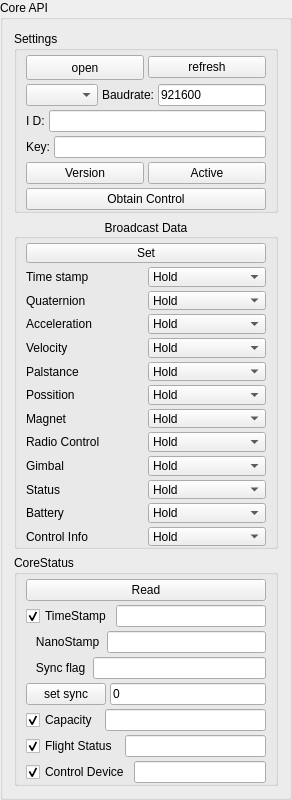
         <widget class="QGroupBox" name="groupBox_2">
          <property name="minimumSize">
           <size>
            <width>240</width>
            <height>800</height>
           </size>
          </property>
          <property name="maximumSize">
           <size>
            <width>320</width>
            <height>800</height>
           </size>
          </property>
          <property name="title">
           <string>Core API</string>
          </property>
          <layout class="QVBoxLayout" name="verticalLayout_47">
           <item>
            <widget class="QGroupBox" name="groupBo003">
             <property name="title">
              <string>Settings</string>
             </property>
             <layout class="QVBoxLayout" name="verticalLayout_4">
              <property name="spacing">
               <number>4</number>
              </property>
              <property name="leftMargin">
               <number>9</number>
              </property>
              <property name="topMargin">
               <number>4</number>
              </property>
              <property name="rightMargin">
               <number>9</number>
              </property>
              <property name="bottomMargin">
               <number>0</number>
              </property>
              <item>
               <layout class="QVBoxLayout" name="verticalLayout_3">
                <item>
                 <layout class="QHBoxLayout" name="horizontalLayout">
                  <item>
                   <widget class="QPushButton" name="btn_portOpen">
                    <property name="minimumSize">
                     <size>
                      <width>0</width>
                      <height>25</height>
                     </size>
                    </property>
                    <property name="maximumSize">
                     <size>
                      <width>500</width>
                      <height>16777215</height>
                     </size>
                    </property>
                    <property name="text">
                     <string>open</string>
                    </property>
                   </widget>
                  </item>
                  <item>
                   <widget class="QPushButton" name="btn_portRefresh">
                    <property name="text">
                     <string>refresh</string>
                    </property>
                   </widget>
                  </item>
                 </layout>
                </item>
                <item>
                 <layout class="QHBoxLayout" name="horizontalLayout_2">
                  <item>
                   <widget class="QComboBox" name="comboBox_portName"/>
                  </item>
                  <item>
                   <widget class="QLabel" name="label">
                    <property name="text">
                     <string>Baudrate:</string>
                    </property>
                   </widget>
                  </item>
                  <item>
                   <widget class="QLineEdit" name="lineEdit_portBaudrate">
                    <property name="text">
                     <string>921600</string>
                    </property>
                   </widget>
                  </item>
                 </layout>
                </item>
               </layout>
              </item>
              <item>
               <layout class="QHBoxLayout" name="horizontalLayout_3">
                <item>
                 <widget class="QLabel" name="label_2">
                  <property name="text">
                   <string>I D:</string>
                  </property>
                 </widget>
                </item>
                <item>
                 <widget class="QLineEdit" name="lineEdit_ID"/>
                </item>
               </layout>
              </item>
              <item>
               <layout class="QHBoxLayout" name="horizontalLayout_4">
                <item>
                 <widget class="QLabel" name="label_3">
                  <property name="text">
                   <string>Key:</string>
                  </property>
                 </widget>
                </item>
                <item>
                 <widget class="QLineEdit" name="lineEdit_Key">
                  <property name="text">
                   <string/>
                  </property>
                  <property name="clearButtonEnabled">
                   <bool>false</bool>
                  </property>
                 </widget>
                </item>
               </layout>
              </item>
              <item>
               <layout class="QHBoxLayout" name="horizontalLayout_46">
                <item>
                 <widget class="QPushButton" name="btn_coreVersion">
                  <property name="text">
                   <string>Version</string>
                  </property>
                 </widget>
                </item>
                <item>
                 <widget class="QPushButton" name="btn_coreActive">
                  <property name="text">
                   <string>Active</string>
                  </property>
                 </widget>
                </item>
               </layout>
              </item>
              <item>
               <widget class="QPushButton" name="btn_coreSetControl">
                <property name="text">
                 <string>Obtain Control</string>
                </property>
               </widget>
              </item>
             </layout>
            </widget>
           </item>
           <item>
            <widget class="QGroupBox" name="gb_CoreData">
             <property name="title">
              <string>Broadcast Data</string>
             </property>
             <property name="alignment">
              <set>Qt::AlignCenter</set>
             </property>
             <layout class="QVBoxLayout" name="verticalLayout_33">
              <property name="spacing">
               <number>4</number>
              </property>
              <property name="leftMargin">
               <number>9</number>
              </property>
              <property name="topMargin">
               <number>4</number>
              </property>
              <property name="rightMargin">
               <number>9</number>
              </property>
              <property name="bottomMargin">
               <number>0</number>
              </property>
              <item>
               <widget class="QPushButton" name="btn_coreSet">
                <property name="text">
                 <string>Set</string>
                </property>
               </widget>
              </item>
              <item>
               <layout class="QHBoxLayout" name="horizontalLayout_25">
                <item>
                 <widget class="QLabel" name="label_15">
                  <property name="text">
                   <string>Time stamp</string>
                  </property>
                 </widget>
                </item>
                <item>
                 <widget class="QComboBox" name="comboBox_1">
                  <property name="currentText">
                   <string>Hold</string>
                  </property>
                  <property name="currentIndex">
                   <number>5</number>
                  </property>
                  <item>
                   <property name="text">
                    <string>0Hz</string>
                   </property>
                  </item>
                  <item>
                   <property name="text">
                    <string>1Hz</string>
                   </property>
                  </item>
                  <item>
                   <property name="text">
                    <string>10Hz</string>
                   </property>
                  </item>
                  <item>
                   <property name="text">
                    <string>50Hz</string>
                   </property>
                  </item>
                  <item>
                   <property name="text">
                    <string>100Hz</string>
                   </property>
                  </item>
                  <item>
                   <property name="text">
                    <string>Hold</string>
                   </property>
                  </item>
                 </widget>
                </item>
               </layout>
              </item>
              <item>
               <layout class="QHBoxLayout" name="horizontalLayout_26">
                <item>
                 <widget class="QLabel" name="label_16">
                  <property name="text">
                   <string>Quaternion</string>
                  </property>
                 </widget>
                </item>
                <item>
                 <widget class="QComboBox" name="comboBox_2">
                  <property name="currentText">
                   <string>Hold</string>
                  </property>
                  <property name="currentIndex">
                   <number>5</number>
                  </property>
                  <item>
                   <property name="text">
                    <string>0Hz</string>
                   </property>
                  </item>
                  <item>
                   <property name="text">
                    <string>1Hz</string>
                   </property>
                  </item>
                  <item>
                   <property name="text">
                    <string>10Hz</string>
                   </property>
                  </item>
                  <item>
                   <property name="text">
                    <string>50Hz</string>
                   </property>
                  </item>
                  <item>
                   <property name="text">
                    <string>100Hz</string>
                   </property>
                  </item>
                  <item>
                   <property name="text">
                    <string>Hold</string>
                   </property>
                  </item>
                 </widget>
                </item>
               </layout>
              </item>
              <item>
               <layout class="QHBoxLayout" name="horizontalLayout_27">
                <item>
                 <widget class="QLabel" name="label_17">
                  <property name="text">
                   <string>Acceleration</string>
                  </property>
                 </widget>
                </item>
                <item>
                 <widget class="QComboBox" name="comboBox_3">
                  <property name="currentText">
                   <string>Hold</string>
                  </property>
                  <property name="currentIndex">
                   <number>5</number>
                  </property>
                  <item>
                   <property name="text">
                    <string>0Hz</string>
                   </property>
                  </item>
                  <item>
                   <property name="text">
                    <string>1Hz</string>
                   </property>
                  </item>
                  <item>
                   <property name="text">
                    <string>10Hz</string>
                   </property>
                  </item>
                  <item>
                   <property name="text">
                    <string>50Hz</string>
                   </property>
                  </item>
                  <item>
                   <property name="text">
                    <string>100Hz</string>
                   </property>
                  </item>
                  <item>
                   <property name="text">
                    <string>Hold</string>
                   </property>
                  </item>
                 </widget>
                </item>
               </layout>
              </item>
              <item>
               <layout class="QHBoxLayout" name="horizontalLayout_28">
                <item>
                 <widget class="QLabel" name="label_18">
                  <property name="text">
                   <string>Velocity</string>
                  </property>
                 </widget>
                </item>
                <item>
                 <widget class="QComboBox" name="comboBox_4">
                  <property name="currentText">
                   <string>Hold</string>
                  </property>
                  <property name="currentIndex">
                   <number>5</number>
                  </property>
                  <item>
                   <property name="text">
                    <string>0Hz</string>
                   </property>
                  </item>
                  <item>
                   <property name="text">
                    <string>1Hz</string>
                   </property>
                  </item>
                  <item>
                   <property name="text">
                    <string>10Hz</string>
                   </property>
                  </item>
                  <item>
                   <property name="text">
                    <string>50Hz</string>
                   </property>
                  </item>
                  <item>
                   <property name="text">
                    <string>100Hz</string>
                   </property>
                  </item>
                  <item>
                   <property name="text">
                    <string>Hold</string>
                   </property>
                  </item>
                 </widget>
                </item>
               </layout>
              </item>
              <item>
               <layout class="QHBoxLayout" name="horizontalLayout_29">
                <item>
                 <widget class="QLabel" name="label_19">
                  <property name="text">
                   <string>Palstance</string>
                  </property>
                 </widget>
                </item>
                <item>
                 <widget class="QComboBox" name="comboBox_5">
                  <property name="currentText">
                   <string>Hold</string>
                  </property>
                  <property name="currentIndex">
                   <number>5</number>
                  </property>
                  <item>
                   <property name="text">
                    <string>0Hz</string>
                   </property>
                  </item>
                  <item>
                   <property name="text">
                    <string>1Hz</string>
                   </property>
                  </item>
                  <item>
                   <property name="text">
                    <string>10Hz</string>
                   </property>
                  </item>
                  <item>
                   <property name="text">
                    <string>50Hz</string>
                   </property>
                  </item>
                  <item>
                   <property name="text">
                    <string>100Hz</string>
                   </property>
                  </item>
                  <item>
                   <property name="text">
                    <string>Hold</string>
                   </property>
                  </item>
                 </widget>
                </item>
               </layout>
              </item>
              <item>
               <layout class="QHBoxLayout" name="horizontalLayout_30">
                <item>
                 <widget class="QLabel" name="label_20">
                  <property name="text">
                   <string>Possition</string>
                  </property>
                 </widget>
                </item>
                <item>
                 <widget class="QComboBox" name="comboBox_6">
                  <property name="currentText">
                   <string>Hold</string>
                  </property>
                  <property name="currentIndex">
                   <number>5</number>
                  </property>
                  <item>
                   <property name="text">
                    <string>0Hz</string>
                   </property>
                  </item>
                  <item>
                   <property name="text">
                    <string>1Hz</string>
                   </property>
                  </item>
                  <item>
                   <property name="text">
                    <string>10Hz</string>
                   </property>
                  </item>
                  <item>
                   <property name="text">
                    <string>50Hz</string>
                   </property>
                  </item>
                  <item>
                   <property name="text">
                    <string>100Hz</string>
                   </property>
                  </item>
                  <item>
                   <property name="text">
                    <string>Hold</string>
                   </property>
                  </item>
                 </widget>
                </item>
               </layout>
              </item>
              <item>
               <layout class="QHBoxLayout" name="horizontalLayout_31">
                <item>
                 <widget class="QLabel" name="label_21">
                  <property name="text">
                   <string>Magnet</string>
                  </property>
                 </widget>
                </item>
                <item>
                 <widget class="QComboBox" name="comboBox_7">
                  <property name="currentText">
                   <string>Hold</string>
                  </property>
                  <property name="currentIndex">
                   <number>5</number>
                  </property>
                  <item>
                   <property name="text">
                    <string>0Hz</string>
                   </property>
                  </item>
                  <item>
                   <property name="text">
                    <string>1Hz</string>
                   </property>
                  </item>
                  <item>
                   <property name="text">
                    <string>10Hz</string>
                   </property>
                  </item>
                  <item>
                   <property name="text">
                    <string>50Hz</string>
                   </property>
                  </item>
                  <item>
                   <property name="text">
                    <string>100Hz</string>
                   </property>
                  </item>
                  <item>
                   <property name="text">
                    <string>Hold</string>
                   </property>
                  </item>
                 </widget>
                </item>
               </layout>
              </item>
              <item>
               <layout class="QHBoxLayout" name="horizontalLayout_32">
                <item>
                 <widget class="QLabel" name="label_22">
                  <property name="text">
                   <string>Radio Control</string>
                  </property>
                 </widget>
                </item>
                <item>
                 <widget class="QComboBox" name="comboBox_8">
                  <property name="currentText">
                   <string>Hold</string>
                  </property>
                  <property name="currentIndex">
                   <number>5</number>
                  </property>
                  <item>
                   <property name="text">
                    <string>0Hz</string>
                   </property>
                  </item>
                  <item>
                   <property name="text">
                    <string>1Hz</string>
                   </property>
                  </item>
                  <item>
                   <property name="text">
                    <string>10Hz</string>
                   </property>
                  </item>
                  <item>
                   <property name="text">
                    <string>50Hz</string>
                   </property>
                  </item>
                  <item>
                   <property name="text">
                    <string>100Hz</string>
                   </property>
                  </item>
                  <item>
                   <property name="text">
                    <string>Hold</string>
                   </property>
                  </item>
                 </widget>
                </item>
               </layout>
              </item>
              <item>
               <layout class="QHBoxLayout" name="horizontalLayout_33">
                <item>
                 <widget class="QLabel" name="label_23">
                  <property name="text">
                   <string>Gimbal</string>
                  </property>
                 </widget>
                </item>
                <item>
                 <widget class="QComboBox" name="comboBox_9">
                  <property name="currentText">
                   <string>Hold</string>
                  </property>
                  <property name="currentIndex">
                   <number>5</number>
                  </property>
                  <item>
                   <property name="text">
                    <string>0Hz</string>
                   </property>
                  </item>
                  <item>
                   <property name="text">
                    <string>1Hz</string>
                   </property>
                  </item>
                  <item>
                   <property name="text">
                    <string>10Hz</string>
                   </property>
                  </item>
                  <item>
                   <property name="text">
                    <string>50Hz</string>
                   </property>
                  </item>
                  <item>
                   <property name="text">
                    <string>100Hz</string>
                   </property>
                  </item>
                  <item>
                   <property name="text">
                    <string>Hold</string>
                   </property>
                  </item>
                 </widget>
                </item>
               </layout>
              </item>
              <item>
               <layout class="QHBoxLayout" name="horizontalLayout_34">
                <item>
                 <widget class="QLabel" name="label_24">
                  <property name="text">
                   <string>Status</string>
                  </property>
                 </widget>
                </item>
                <item>
                 <widget class="QComboBox" name="comboBox_10">
                  <property name="currentText">
                   <string>Hold</string>
                  </property>
                  <property name="currentIndex">
                   <number>5</number>
                  </property>
                  <item>
                   <property name="text">
                    <string>0Hz</string>
                   </property>
                  </item>
                  <item>
                   <property name="text">
                    <string>1Hz</string>
                   </property>
                  </item>
                  <item>
                   <property name="text">
                    <string>10Hz</string>
                   </property>
                  </item>
                  <item>
                   <property name="text">
                    <string>50Hz</string>
                   </property>
                  </item>
                  <item>
                   <property name="text">
                    <string>100Hz</string>
                   </property>
                  </item>
                  <item>
                   <property name="text">
                    <string>Hold</string>
                   </property>
                  </item>
                 </widget>
                </item>
               </layout>
              </item>
              <item>
               <layout class="QHBoxLayout" name="horizontalLayout_35">
                <item>
                 <widget class="QLabel" name="label_25">
                  <property name="text">
                   <string>Battery</string>
                  </property>
                 </widget>
                </item>
                <item>
                 <widget class="QComboBox" name="comboBox_11">
                  <property name="currentText">
                   <string>Hold</string>
                  </property>
                  <property name="currentIndex">
                   <number>5</number>
                  </property>
                  <item>
                   <property name="text">
                    <string>0Hz</string>
                   </property>
                  </item>
                  <item>
                   <property name="text">
                    <string>1Hz</string>
                   </property>
                  </item>
                  <item>
                   <property name="text">
                    <string>10Hz</string>
                   </property>
                  </item>
                  <item>
                   <property name="text">
                    <string>50Hz</string>
                   </property>
                  </item>
                  <item>
                   <property name="text">
                    <string>100Hz</string>
                   </property>
                  </item>
                  <item>
                   <property name="text">
                    <string>Hold</string>
                   </property>
                  </item>
                 </widget>
                </item>
               </layout>
              </item>
              <item>
               <layout class="QHBoxLayout" name="horizontalLayout_36">
                <item>
                 <widget class="QLabel" name="label_26">
                  <property name="text">
                   <string>Control Info</string>
                  </property>
                 </widget>
                </item>
                <item>
                 <widget class="QComboBox" name="comboBox_12">
                  <property name="currentText">
                   <string>Hold</string>
                  </property>
                  <property name="currentIndex">
                   <number>5</number>
                  </property>
                  <item>
                   <property name="text">
                    <string>0Hz</string>
                   </property>
                  </item>
                  <item>
                   <property name="text">
                    <string>1Hz</string>
                   </property>
                  </item>
                  <item>
                   <property name="text">
                    <string>10Hz</string>
                   </property>
                  </item>
                  <item>
                   <property name="text">
                    <string>50Hz</string>
                   </property>
                  </item>
                  <item>
                   <property name="text">
                    <string>100Hz</string>
                   </property>
                  </item>
                  <item>
                   <property name="text">
                    <string>Hold</string>
                   </property>
                  </item>
                 </widget>
                </item>
               </layout>
              </item>
             </layout>
            </widget>
           </item>
           <item>
            <widget class="QGroupBox" name="groupBox_23">
             <property name="maximumSize">
              <size>
               <width>16777215</width>
               <height>16777215</height>
              </size>
             </property>
             <property name="title">
              <string>CoreStatus</string>
             </property>
             <layout class="QVBoxLayout" name="verticalLayout">
              <property name="spacing">
               <number>4</number>
              </property>
              <property name="leftMargin">
               <number>9</number>
              </property>
              <property name="topMargin">
               <number>4</number>
              </property>
              <property name="rightMargin">
               <number>9</number>
              </property>
              <property name="bottomMargin">
               <number>0</number>
              </property>
              <item>
               <layout class="QHBoxLayout" name="horizontalLayout_57">
                <item>
                 <widget class="QPushButton" name="btn_coreRead">
                  <property name="text">
                   <string>Read</string>
                  </property>
                 </widget>
                </item>
               </layout>
              </item>
              <item>
               <layout class="QHBoxLayout" name="horizontalLayout_115">
                <item>
                 <widget class="QCheckBox" name="cb_coreTimeStamp">
                  <property name="text">
                   <string>TimeStamp</string>
                  </property>
                  <property name="checked">
                   <bool>true</bool>
                  </property>
                  <property name="autoRepeat">
                   <bool>false</bool>
                  </property>
                  <property name="autoExclusive">
                   <bool>false</bool>
                  </property>
                 </widget>
                </item>
                <item>
                 <widget class="QLineEdit" name="le_coreTimeStamp">
                  <property name="readOnly">
                   <bool>true</bool>
                  </property>
                 </widget>
                </item>
               </layout>
              </item>
              <item>
               <layout class="QHBoxLayout" name="horizontalLayout_116">
                <item>
                 <widget class="QLabel" name="label_14">
                  <property name="text">
                   <string>   NanoStamp </string>
                  </property>
                 </widget>
                </item>
                <item>
                 <widget class="QLineEdit" name="le_coreNanoStamp">
                  <property name="readOnly">
                   <bool>true</bool>
                  </property>
                 </widget>
                </item>
               </layout>
              </item>
              <item>
               <layout class="QHBoxLayout" name="horizontalLayout_114">
                <item>
                 <widget class="QLabel" name="label_36">
                  <property name="text">
                   <string>   Sync flag </string>
                  </property>
                 </widget>
                </item>
                <item>
                 <widget class="QLineEdit" name="le_coreSyncFlag">
                  <property name="readOnly">
                   <bool>true</bool>
                  </property>
                 </widget>
                </item>
               </layout>
              </item>
              <item>
               <layout class="QHBoxLayout" name="horizontalLayout_127">
                <item>
                 <widget class="QPushButton" name="btn_core_setSync">
                  <property name="minimumSize">
                   <size>
                    <width>78</width>
                    <height>0</height>
                   </size>
                  </property>
                  <property name="text">
                   <string>set sync</string>
                  </property>
                 </widget>
                </item>
                <item>
                 <widget class="QLineEdit" name="le_coreSyncFeq">
                  <property name="maximumSize">
                   <size>
                    <width>16777215</width>
                    <height>16777215</height>
                   </size>
                  </property>
                  <property name="text">
                   <string>0</string>
                  </property>
                  <property name="readOnly">
                   <bool>false</bool>
                  </property>
                 </widget>
                </item>
               </layout>
              </item>
              <item>
               <layout class="QHBoxLayout" name="horizontalLayout_95">
                <item>
                 <widget class="QCheckBox" name="cb_coreCapacity">
                  <property name="text">
                   <string>Capacity </string>
                  </property>
                  <property name="checked">
                   <bool>true</bool>
                  </property>
                 </widget>
                </item>
                <item>
                 <widget class="QLineEdit" name="le_coreCapacity">
                  <property name="readOnly">
                   <bool>true</bool>
                  </property>
                 </widget>
                </item>
               </layout>
              </item>
              <item>
               <layout class="QHBoxLayout" name="horizontalLayout_111">
                <item>
                 <widget class="QCheckBox" name="cb_coreFlightStatus">
                  <property name="text">
                   <string>Flight Status </string>
                  </property>
                  <property name="checked">
                   <bool>true</bool>
                  </property>
                 </widget>
                </item>
                <item>
                 <widget class="QLineEdit" name="le_coreFlightStatus">
                  <property name="readOnly">
                   <bool>true</bool>
                  </property>
                 </widget>
                </item>
               </layout>
              </item>
              <item>
               <layout class="QHBoxLayout" name="horizontalLayout_113">
                <item>
                 <widget class="QCheckBox" name="cb_coreControlDevice">
                  <property name="text">
                   <string>Control Device</string>
                  </property>
                  <property name="checked">
                   <bool>true</bool>
                  </property>
                 </widget>
                </item>
                <item>
                 <widget class="QLineEdit" name="le_coreControlDevice">
                  <property name="readOnly">
                   <bool>true</bool>
                  </property>
                 </widget>
                </item>
               </layout>
              </item>
             </layout>
            </widget>
           </item>
          </layout>
         </widget>
